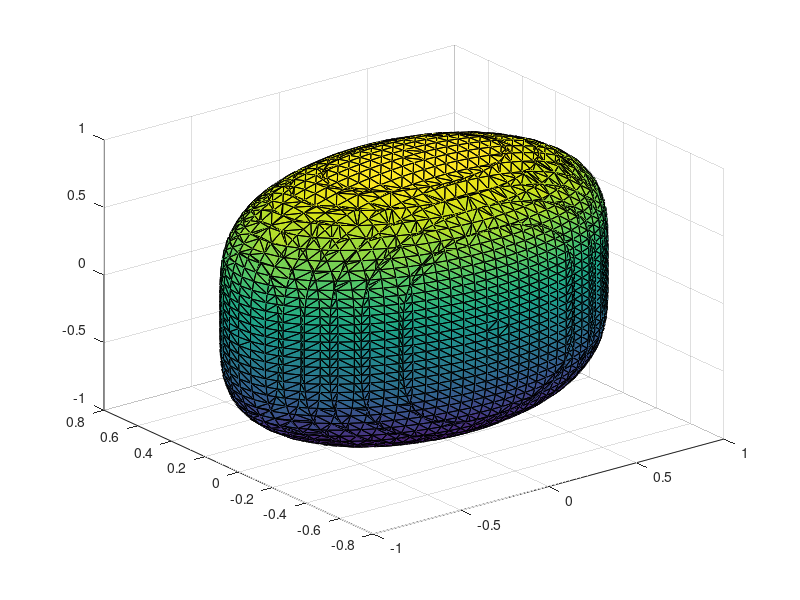

The MATLAB script that drew this image:
% generate a shape for import to VNE
% create it as a levelset f(x,y,z) = 0

[xx,yy,zz] = meshgrid(-3:.0625:3,-3:.0625:3,-3:.0625:3);

fxyz = xx.^2 + 4*yy.^2 + zz.^4 - 1.0;

% get faces and vertices
[f,v] = isosurface(xx,yy,zz,fxyz,0.0); 
[nf,nv] = reducepatch(f,v,10000);
n = isonormals(xx,yy,zz,fxyz,nv)

trisurf(nf,nv(:,1),nv(:,2),nv(:,3));

 csvwrite('faces7.dat',nf);
 csvwrite('verts7.dat',nv);
 csvwrite('norms7.dat',n);
